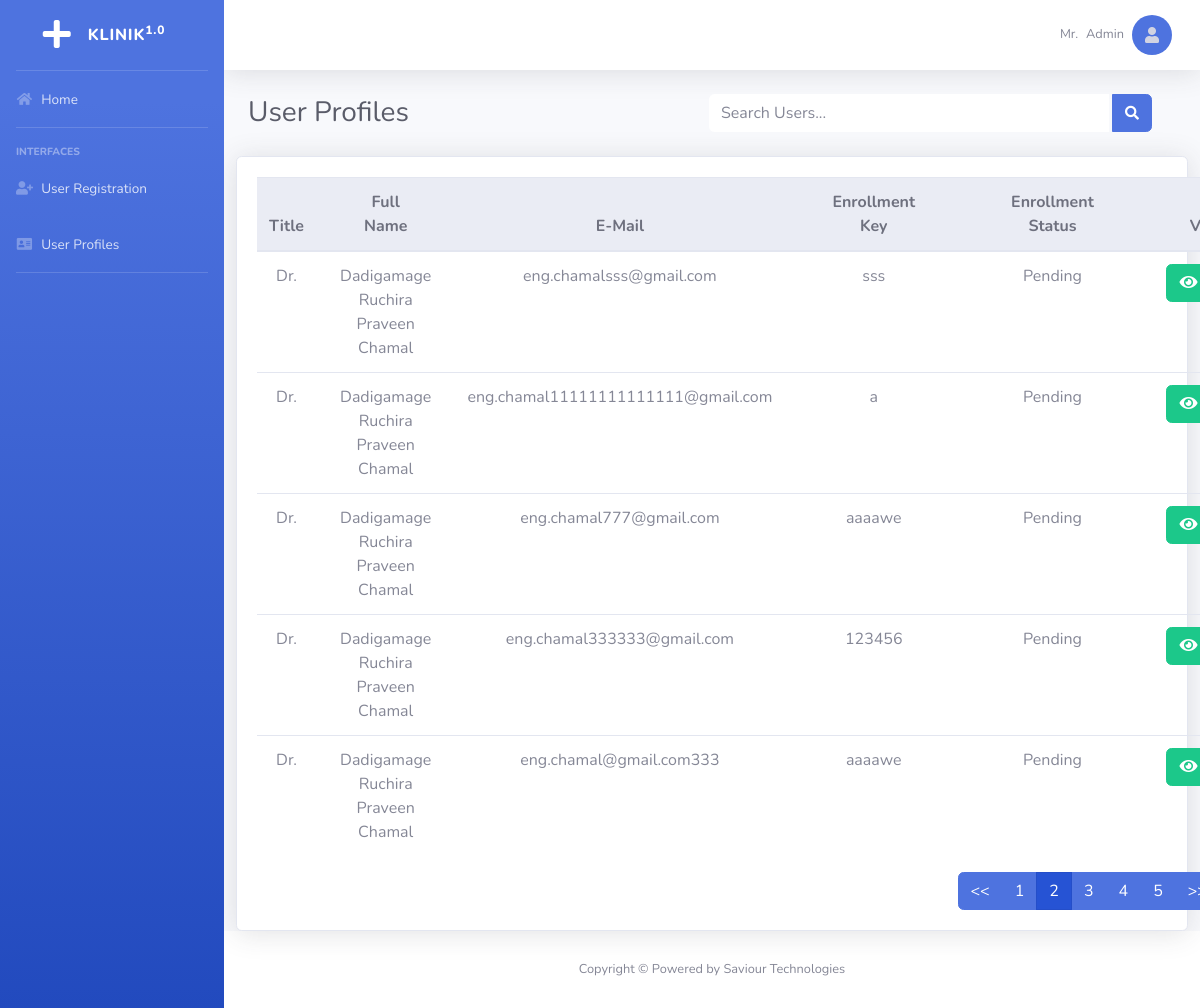
The page /admin/userProfiles.php?page=2 (signed in) on the database its author committed.
### tables this page shows
CREATE TABLE `user` (
  `id` int(11) NOT NULL,
  `name` varchar(150) NOT NULL,
  `email` varchar(100) NOT NULL,
  `password` varchar(64) NOT NULL,
  `title` enum('Dr.','Ms.','Mrs.','Mr.') NOT NULL,
  `nic` varchar(15) NOT NULL,
  `staff_id` varchar(15) DEFAULT NULL,
  `address` varchar(200) NOT NULL,
  `user_type` enum('Admin','Doctor','Assistant') NOT NULL,
  `contact_no` int(15) NOT NULL,
  `enrollment_key` varchar(10) DEFAULT NULL,
  `user_enroll_status` enum('Pending','Confirmed','Deleted') DEFAULT NULL,
  `slmc_no` varchar(15) DEFAULT NULL,
  `is_deleted` enum('yes') DEFAULT NULL,
  `last_login` datetime DEFAULT NULL
);

### admin/queries/get_user_profile_list.php (the view, shortened to what this page needs)
<?php
    $connection = mysqli_connect("localhost","root","","kdb");
    if(isset($_GET['page']))
    {
        $page = $_GET['page'];
    }
    else
    {
        $page = 1;
    }
    $num_per_page = 5;
    $start_from = ($page-1)*5;
    $query = "SELECT id,title,name,email,enrollment_key,user_enroll_status FROM user WHERE is_deleted IS Null AND user_type!='Admin' ORDER BY name LIMIT $start_from,$num_per_page";
    $result_set = mysqli_query($connection,$query);
    if(mysqli_num_rows($result_set)){
    	while ($record = mysqli_fetch_assoc($result_set))
        {
    		$table .= '<tr>';
    		$table .= '<td style="text-align:center;">'. $record['title'] . '</td>';
    		$table .= '<td style="text-align:center;">'. $record['name'] . '</td>';
    		$table .= '<td style="text-align:center;">'. $record['email'] . '</td>';
    		$table .= '<td style="text-align:center;">'. $record['enrollment_key'] . '</td>';
    		$table .= '<td style="text-align:center;">'. $record['user_enroll_status'] . '</td>';
    		$table .= '<td style="text-align:center;"><form action="userViewProfile.php?id='.$record['id'].'" method="post"><button type="submit" name="view_profile_btn" class="btn btn-success"><i class="fas fa-eye"></i> View </button> </form> </td>';
            $table .= '<td style="text-align:center;"><button data-toggle="modal" data-target="#deleteModal'.$record['id'].'" type="submit" name="delete_user" class="btn btn-danger"><i class="fas fa-times"></i> Delete </button></td>
                    <div class="modal fade" id="deleteModal'.$record['id'].'" tabindex="-1" role="dialog" aria-labelledby="exampleModalLabel" aria-hidden="true">
                        <div class="modal-dialog" role="document">
                            <div class="modal-content">
                                <div class="modal-header">
                                    <h5 class="modal-title" id="exampleModalLabel">Are You Sure.?</h5>
                                    <button class="close" type="button" data-dismiss="modal" aria-label="yes">
                                        <span aria-hidden="true">×</span>
                                    </button>
                                </div>
                                <div class="modal-body">This user will be deleted permanently from the system.</div>
                            <div class="modal-footer">
                                <a class="btn btn-danger" href="queries/delete_user.php?id='.$record['id'].'&page='.$page.'">Delete</a>
                                <button class="btn btn-secondary" type="button" data-dismiss="modal">Cancel</button>
                            </div>
                        </div>
                    </div>
                    </div>';
    		$table .= '</tr>';
    	}
        $table .= '</table>';
        echo $table;
    }
?>

### rows shown on the page
user: title "Dr.", name "Dadigamage Ruchira Praveen Chamal", email "eng.chamalsss@gmail.com", enrollment_key "sss", user_enroll_status "Pending"
user: title "Dr.", name "Dadigamage Ruchira Praveen Chamal", email "eng.chamal11111111111111@gmail.com", enrollment_key "a", user_enroll_status "Pending"
user: title "Dr.", name "Dadigamage Ruchira Praveen Chamal", email "eng.chamal777@gmail.com", enrollment_key "aaaawe", user_enroll_status "Pending"
user: title "Dr.", name "Dadigamage Ruchira Praveen Chamal", email "eng.chamal333333@gmail.com", enrollment_key "123456", user_enroll_status "Pending"
user: title "Dr.", name "Dadigamage Ruchira Praveen Chamal", email "eng.chamal@gmail.com333", enrollment_key "aaaawe", user_enroll_status "Pending"

### other values the page prints
$_SESSION['title'] "Mr."
$_SESSION['name'] "Admin"
$i "5"
